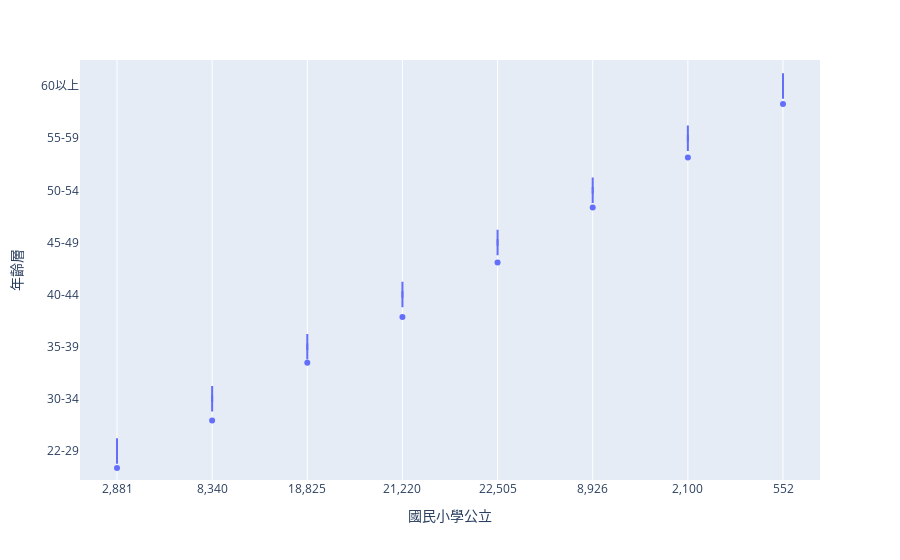

Notebook source saved alongside this figure:
### Code cell
fig = px.violin(data2, y="年齡層", x="國民小學公立", box=True, points="all", orientation='h')
fig.show()

### Figure 1 — Plotly figure (JSON) as saved in the notebook; plotly's stock layout.template omitted (floating-point values rounded to 4 significant figures)
{"data": [{"alignmentgroup": "True", "box": {"visible": true}, "hovertemplate": "國民小學公立=%{x}<br>年齡層=%{y}<extra></extra>", "legendgroup": "", "marker": {"color": "#636efa"}, "name": "", "offsetgroup": "", "orientation": "h", "points": "all", "scalegroup": "True", "showlegend": false, "type": "violin", "x": ["2,881", "8,340", "18,825", "21,220", "22,505", "8,926", "2,100", "552"], "x0": " ", "xaxis": "x", "y": ["22-29", "30-34", "35-39", "40-44", "45-49", "50-54", "55-59", "60以上"], "y0": " ", "yaxis": "y"}], "layout": {"legend": {"tracegroupgap": 0}, "margin": {"t": 60}, "violinmode": "group", "xaxis": {"anchor": "y", "domain": [0, 1], "title": {"text": "國民小學公立"}}, "yaxis": {"anchor": "x", "domain": [0, 1], "title": {"text": "年齡層"}}}}
